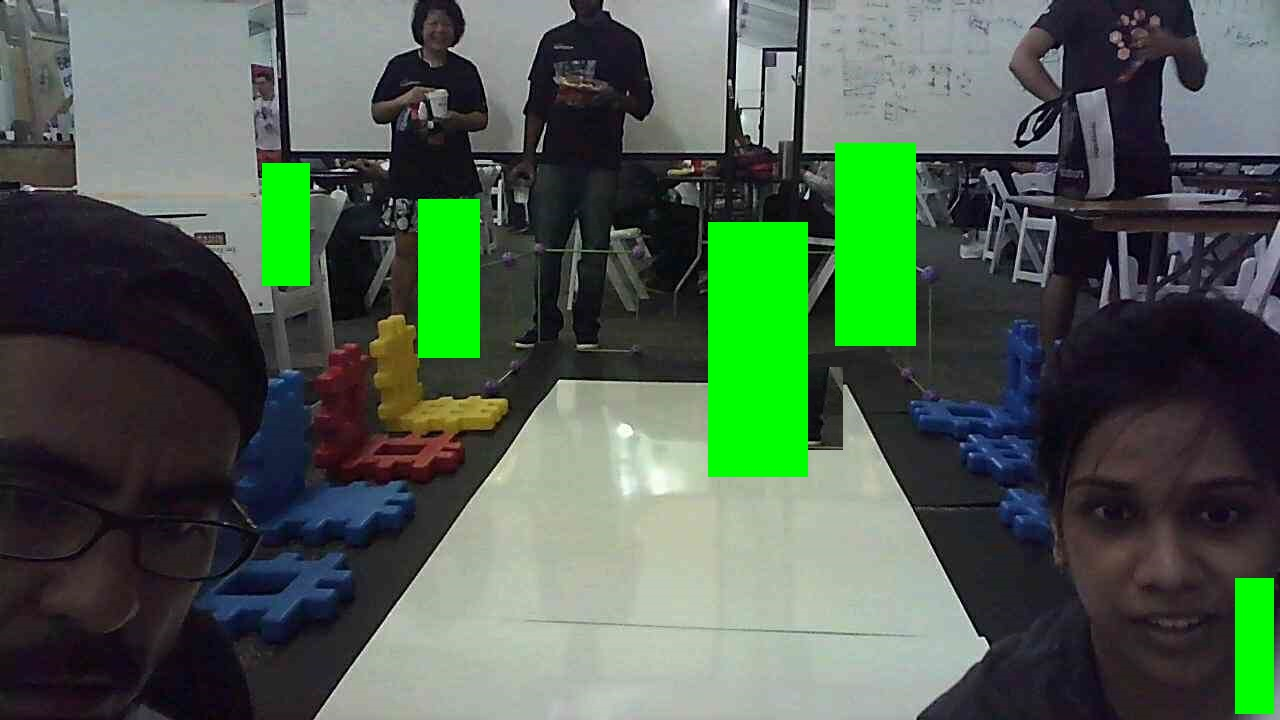
#> input picture Pictures/test_res.jpg, 1280 x 720 px, found by its file name
$ python object_detection_area.py   (older library calls are emulated)
#> lines starting #> are read from the running program, lines starting #| are printed output that depends on the picture
# -*- coding: utf-8 -*-
"""
Created on Mon Jul 24 13:25:34 2017

@author: ggarcia
"""

import matplotlib.pyplot as plt
from skimage import data
from skimage.filters import threshold_otsu
from skimage import io

# INPUT IMAGE IS AN IMAGE ALREADY PREPROCESSED WITH OPENCV HOG Default peoPle detector (people_detection.py file),
# with all the detections covered by a green box. After the mask is applied, anything left in green is actually and
# object in the area.

image = io.imread('C:\code\\hackathon\\pics\\test_res.jpg')
#> image is the input picture: shape (720, 1280, 3); mean R, G, B 77.9, 95.7, 79.5
mask = io.imread('C:\code\\hackathon\\pics\\mask2.jpg') #as_grey=True
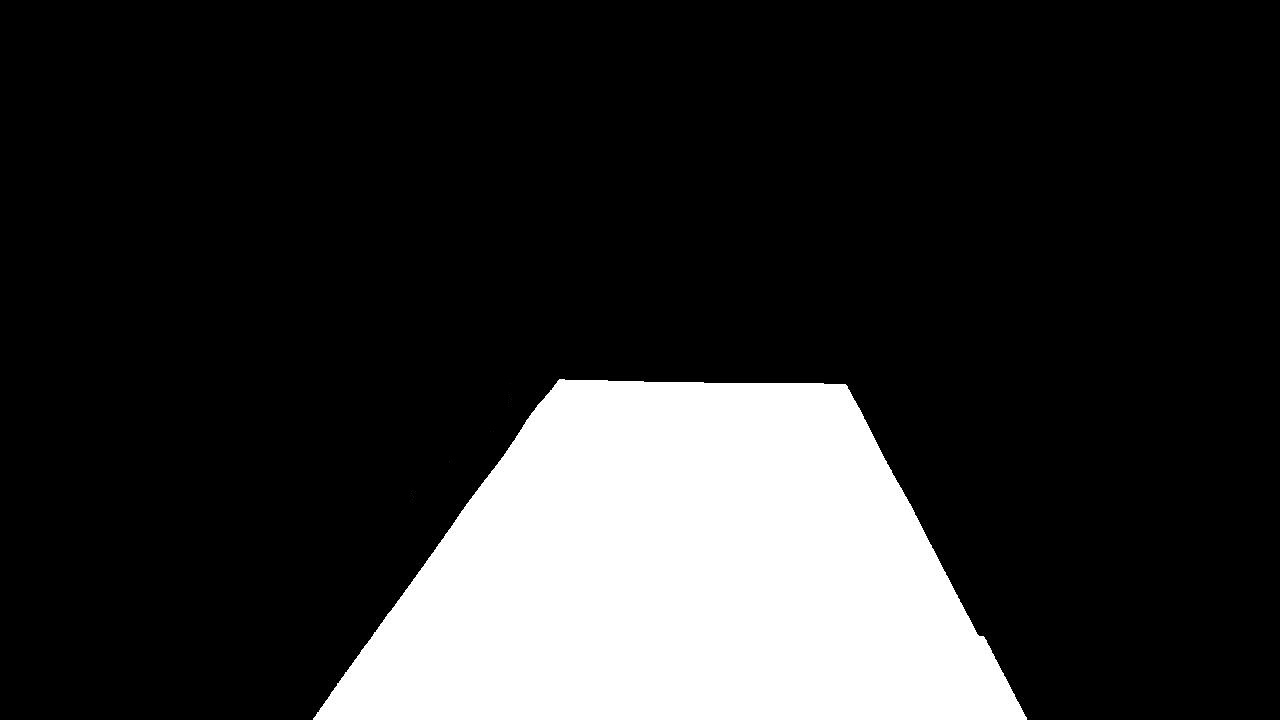
#> input picture Pictures/mask2.jpg, 1280 x 720 px, found by its file name
#> mask is the input picture: shape (720, 1280, 3); min 0, max 255, mean 46.9

# Turns this into this
image = image / 255
mask = mask / 255

# [9 lines of commented-out code are left out]
image_with_mask = image * mask
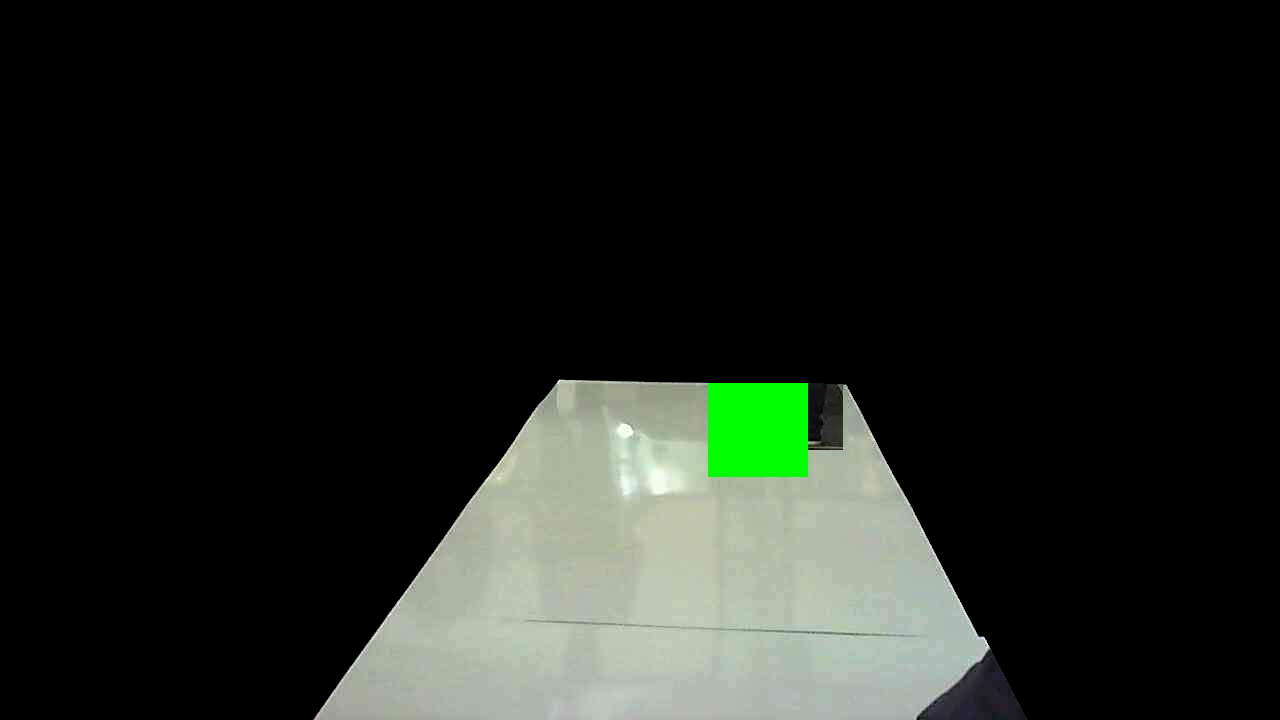
#> image_with_mask: shape (720, 1280, 3) float64; mean R, G, B 0.118, 0.134, 0.114

# At this point anything green means there is something on the board.
# Calculate the distance now from the robot to the square.
# !!!!!!


io.imshow(image_with_mask)
#> (the run stopped early here; a loop or call above may not have finished)
